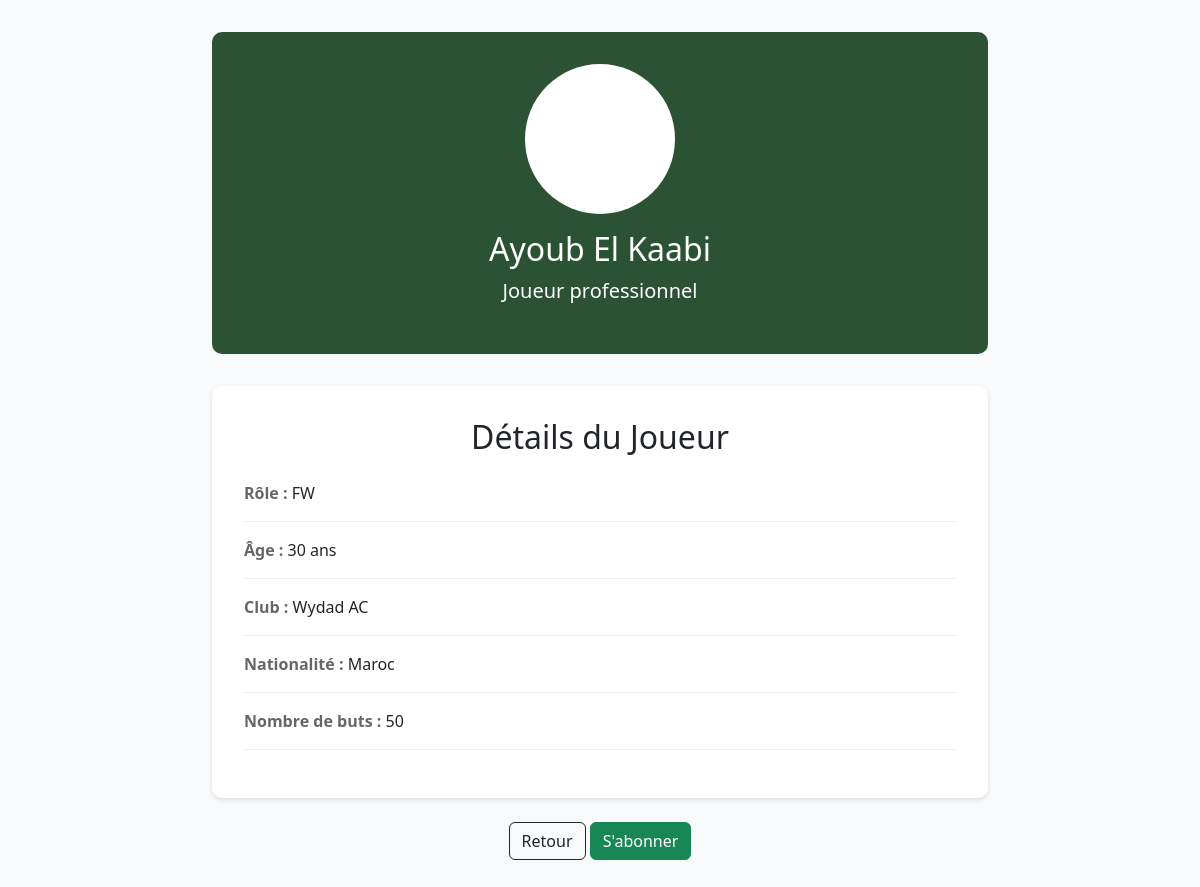
Page /pages/player_profile.php?id=11 (signed in) on the committed database.
### tables this page shows
CREATE TABLE IF NOT EXISTS `joueurs` (
  `id` int NOT NULL AUTO_INCREMENT,
  `nom` varchar(100) NOT NULL,
  `role` varchar(50) DEFAULT NULL,
  `age` int DEFAULT NULL,
  `equipes` int DEFAULT NULL,
  `prenom` varchar(100) DEFAULT NULL,
  `origine` varchar(100) DEFAULT NULL,
  `nationalite` varchar(100) DEFAULT NULL,
  `date_naissance` date DEFAULT NULL,
  `clubs` text,
  `goals` int DEFAULT NULL,
  `moyenne_note` decimal(3,1) NOT NULL DEFAULT '1.0',
  PRIMARY KEY (`id`),
  KEY `equipe_id` (`equipes`)
);

### pages/player_profile.php (the view, shortened to what this page needs)
<?php
include "../config/db.php";
$id = $_GET['id'] ?? 0;
$query = "SELECT * FROM joueurs WHERE id = :id";
$stmt = $pdo->prepare($query);
$stmt->execute(['id' => $id]);
$joueur = $stmt->fetch();
$profile_photo = "../uploads/players/player_" . $id . ".jpg";
if (!file_exists($profile_photo)) {
    $profile_photo = "../uploads/players/player_" . $id . ".jpeg";
}
if (!file_exists($profile_photo)) {
    $profile_photo = "../uploads/players/player_" . $id . ".png";
}
if (!file_exists($profile_photo)) {
    $profile_photo = "/assets/default-avatar.png";
}
?>
<!DOCTYPE html>
<html lang="fr">
<head>
    <link href="https://cdn.jsdelivr.net/npm/bootstrap@5.3.0/dist/css/bootstrap.min.css" rel="stylesheet">
    <link href="https://cdnjs.cloudflare.com/ajax/libs/font-awesome/6.0.0/css/all.min.css" rel="stylesheet">
</head>
<body>
    <div class="container profile-container">
        <div class="profile-header text-center">
            <img src="<?= $profile_photo; ?>" alt="Photo du joueur" class="profile-image">
            <h2><?= htmlspecialchars($joueur['prenom'] . ' ' . $joueur['nom']) ?></h2>
            <p class="lead">Joueur professionnel</p>
        </div>
        <div class="details-card">
            <h2 class="text-center mb-4">Détails du Joueur</h2>
            <div class="detail-item"><span class="detail-label">Rôle :</span> <?= htmlspecialchars($joueur['role']) ?></div>
            <div class="detail-item"><span class="detail-label">Âge :</span> <?= htmlspecialchars($joueur['age']) ?> ans</div>
            <div class="detail-item"><span class="detail-label">Club :</span> <?= htmlspecialchars($joueur['clubs']) ?></div>
            <div class="detail-item"><span class="detail-label">Nationalité :</span> <?= htmlspecialchars($joueur['nationalite']) ?></div>
            <div class="detail-item"><span class="detail-label">Nombre de buts :</span> <?= htmlspecialchars($joueur['goals']) ?></div>
        </div>
        <div class="text-center mt-4">
            <a href="home.php" class="btn btn-outline-dark">Retour</a>
            <a href="subscribe.php?id=<?= $joueur['id'] ?>" class="btn btn-success">S'abonner</a>
        </div>
    </div>
</body>
</html>

### pages/player_profile.php (style rules this page uses)
body { background-color: #f8f9fa; }
.profile-container { max-width: 800px; margin: 2rem auto; }
.profile-header { background-color: rgb(42, 82, 51); color: white; padding: 2rem; border-radius: 10px; margin-bottom: 2rem; }
.profile-image { width: 150px; height: 150px; border-radius: 50%; margin: 0 auto 1rem; display: block; background-color: #fff; padding: 3px; object-fit: cover; }
.details-card { background: white; border-radius: 10px; padding: 2rem; box-shadow: 0 2px 4px rgba(0,0,0,0.1); }
.detail-item { margin-bottom: 1rem; padding-bottom: 1rem; border-bottom: 1px solid #eee; }
.detail-label { font-weight: bold; color: #666; }

### rows in the picture
joueurs: prenom+nom "Ayoub El Kaabi", role "FW", age "30", clubs "Wydad AC", nationalite "Maroc", goals "50"
